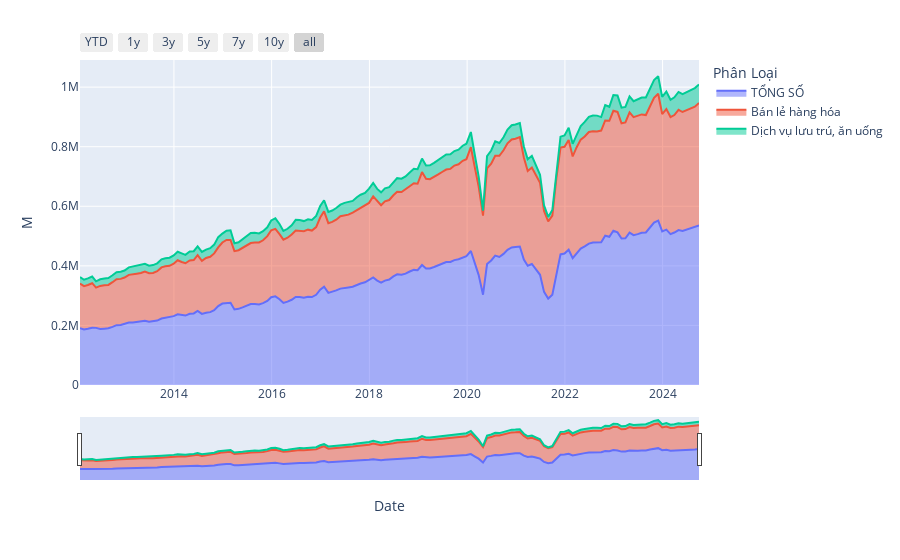

Notebook code for this chart:
### Code cell
import pandas as pd
import plotly.express as px
import plotly.graph_objects as go

df_show = dfs_tongmuc[
    (
        (dfs_tongmuc["Phân Loại"] == "TỔNG SỐ")
        | (dfs_tongmuc["Phân Loại"] == "Bán lẻ hàng hóa")
        | (dfs_tongmuc["Phân Loại"] == "Dịch vụ lưu trú, ăn uống")
        # | (dfs_tongmuc["Phân Loại"] == "Du lịch lữ hành")
        # | (dfs_tongmuc["Phân Loại"] == "Dịch vụ khác")
    )
    # & (dfs_tongmuc["Date"] > "2021-01-01")
]

fig = px.area(df_show, x="Date", y="M", color="Phân Loại")

fig.update_xaxes(
    rangeslider_visible=True,
    rangeselector=dict(
        buttons=[
            dict(count=1, label="YTD", step="year", stepmode="todate"),
            dict(count=1, label="1y", step="year", stepmode="backward"),
            dict(count=3, label="3y", step="year", stepmode="backward"),
            dict(count=5, label="5y", step="year", stepmode="backward"),
            dict(count=7, label="7y", step="year", stepmode="backward"),
            dict(count=10, label="10y", step="year", stepmode="backward"),
            dict(step="all"),
        ]
    ),
)

fig.show()

### Figure 1 — Plotly figure (JSON) as saved in the notebook; plotly's stock layout.template omitted (floating-point values rounded to 4 significant figures; data arrays with more than 128 entries replaced by an {"elided": "..."} marker saying what was removed)
{"data": [{"fillpattern": {"shape": ""}, "hovertemplate": "Phân Loại=TỔNG SỐ<br>Date=%{x}<br>M=%{y}<extra></extra>", "legendgroup": "TỔNG SỐ", "line": {"color": "#636efa"}, "marker": {"symbol": "circle"}, "mode": "lines", "name": "TỔNG SỐ", "orientation": "v", "showlegend": true, "stackgroup": "1", "type": "scatter", "x": {"elided": "153 str values"}, "xaxis": "x", "y": {"elided": "153 float values"}, "yaxis": "y"}, {"fillpattern": {"shape": ""}, "hovertemplate": "Phân Loại=Bán lẻ hàng hóa<br>Date=%{x}<br>M=%{y}<extra></extra>", "legendgroup": "Bán lẻ hàng hóa", "line": {"color": "#EF553B"}, "marker": {"symbol": "circle"}, "mode": "lines", "name": "Bán lẻ hàng hóa", "orientation": "v", "showlegend": true, "stackgroup": "1", "type": "scatter", "x": {"elided": "153 str values"}, "xaxis": "x", "y": {"elided": "153 float values"}, "yaxis": "y"}, {"fillpattern": {"shape": ""}, "hovertemplate": "Phân Loại=Dịch vụ lưu trú, ăn uống<br>Date=%{x}<br>M=%{y}<extra></extra>", "legendgroup": "Dịch vụ lưu trú, ăn uống", "line": {"color": "#00cc96"}, "marker": {"symbol": "circle"}, "mode": "lines", "name": "Dịch vụ lưu trú, ăn uống", "orientation": "v", "showlegend": true, "stackgroup": "1", "type": "scatter", "x": {"elided": "153 str values"}, "xaxis": "x", "y": {"elided": "153 float values"}, "yaxis": "y"}], "layout": {"legend": {"title": {"text": "Phân Loại"}, "tracegroupgap": 0}, "margin": {"t": 60}, "xaxis": {"anchor": "y", "domain": [0, 1], "rangeselector": {"buttons": [{"count": 1, "label": "YTD", "step": "year", "stepmode": "todate"}, {"count": 1, "label": "1y", "step": "year", "stepmode": "backward"}, {"count": 3, "label": "3y", "step": "year", "stepmode": "backward"}, {"count": 5, "label": "5y", "step": "year", "stepmode": "backward"}, {"count": 7, "label": "7y", "step": "year", "stepmode": "backward"}, {"count": 10, "label": "10y", "step": "year", "stepmode": "backward"}, {"step": "all"}]}, "rangeslider": {"visible": true}, "title": {"text": "Date"}}, "yaxis": {"anchor": "x", "domain": [0, 1], "title": {"text": "M"}}}}
